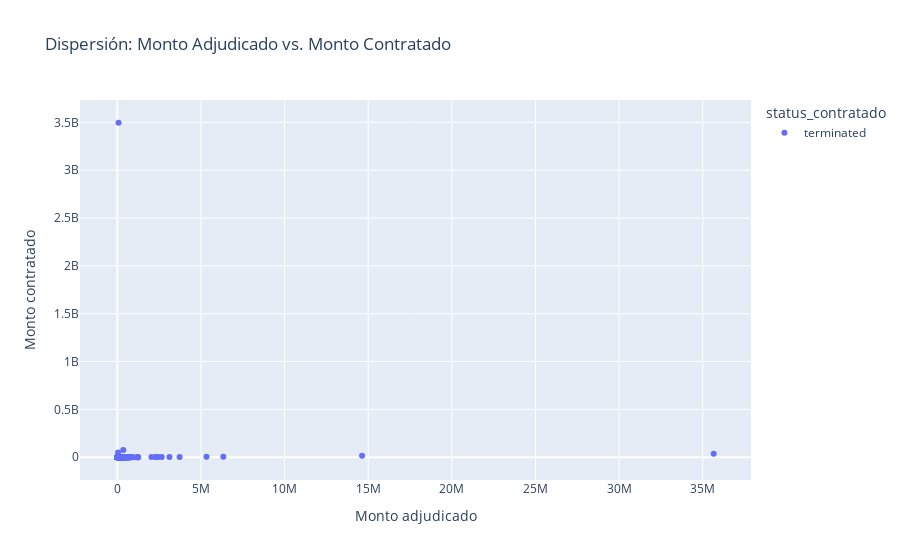

Write notebook code for a chart like this one.
### Markdown cell above
12. Dispersión: Monto Adjudicado vs. Monto Contratado

### Code cell
# Cargar los archivos
df_awards = pd.read_csv("awards_2025_bienes_y_servicios_unicos.csv")
df_contracts = pd.read_csv("contracts_2025_bienes_y_servicios_unicos.csv")

# Verificar columnas comunes
if "id" in df_awards.columns and "awardID" in df_contracts.columns:
    # Unir adjudicaciones y contratos
    df_merged = pd.merge(
        df_awards,
        df_contracts,
        left_on="id",
        right_on="awardID",
        suffixes=("_adjudicado", "_contratado")
    )

    # Filtrar registros con montos válidos
    df_merged = df_merged[
        (df_merged["amount_adjudicado"].notnull()) &
        (df_merged["amount_contratado"].notnull())
    ]

    # Crear gráfico de dispersión
    fig = px.scatter(
        df_merged,
        x="amount_adjudicado",
        y="amount_contratado",
        color="status_contratado" if "status_contratado" in df_merged.columns else None,
        title="Dispersión: Monto Adjudicado vs. Monto Contratado",
        labels={
            "amount_adjudicado": "Monto adjudicado",
            "amount_contratado": "Monto contratado"
        },
        hover_data=["title_contratado", "procuringEntity_name"] if "procuringEntity_name" in df_merged.columns else None
    )
    fig.show()

    # Comentario automático
    desviacion = (df_merged["amount_contratado"] - df_merged["amount_adjudicado"]).mean()
    if desviacion > 0:
        print(f"En promedio, los contratos ejecutados superan los montos adjudicados por ${desviacion:,.2f}.")
    else:
        print(f"En promedio, los contratos ejecutados están por debajo de lo adjudicado por ${abs(desviacion):,.2f}.")
else:
    print("No se encontraron columnas 'id' en awards y 'awardID' en contracts para unir los datos.")

### Figure 1 — Plotly figure (JSON) as saved in the notebook; plotly's stock layout.template omitted (floating-point values rounded to 4 significant figures; data arrays with more than 128 entries replaced by an {"elided": "..."} marker saying what was removed)
{"data": [{"hovertemplate": "status_contratado=terminated<br>Monto adjudicado=%{x}<br>Monto contratado=%{y}<extra></extra>", "legendgroup": "terminated", "marker": {"color": "#636efa", "symbol": "circle"}, "mode": "markers", "name": "terminated", "orientation": "v", "showlegend": true, "type": "scatter", "x": {"elided": "768 float values"}, "xaxis": "x", "y": {"elided": "768 float values"}, "yaxis": "y"}], "layout": {"legend": {"title": {"text": "status_contratado"}, "tracegroupgap": 0}, "title": {"text": "Dispersión: Monto Adjudicado vs. Monto Contratado"}, "xaxis": {"anchor": "y", "domain": [0, 1], "title": {"text": "Monto adjudicado"}}, "yaxis": {"anchor": "x", "domain": [0, 1], "title": {"text": "Monto contratado"}}}}
